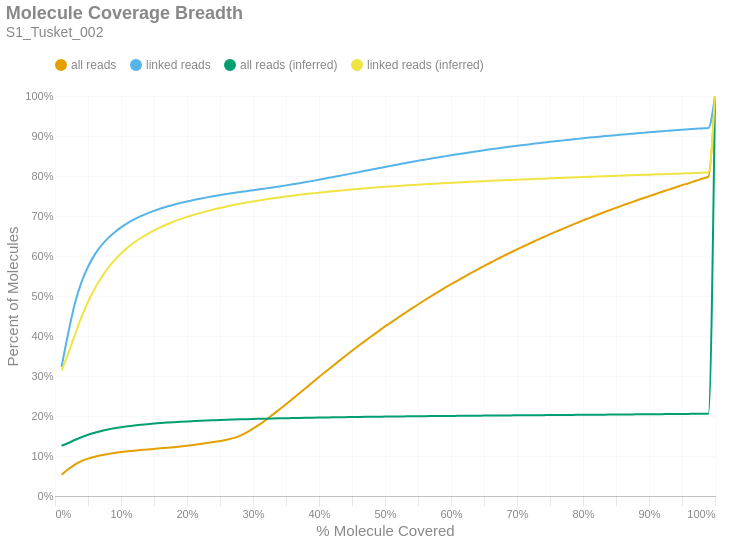

The notebook cell saved with this chart:
### Markdown cell above
### Molecule Read Coverage
This chart shows molecule coverage breadth as computed by the number of bases aligned to that molecule. In other words, "*how much of each unique long molecule is actually sequenced/aligned?*" Keep in mind there is a distinction between sequences and alignments, since some sequences belonging to a particular molecule may not align well and wouldn't appear in the alignment data. This chart also shows molecule coverage breadth as computed by the *inferred fragment* from which the aligned sequences originate. Unlike read coverage, this calculation takes into account the total insert size, including unsequenced gaps between the forward and reverse reads. Like the previous figures, these are cumulative percents.

### Code cell
if SKIPLR:
    print_html(f"Skipped")
else:
    binned_df = consolidated_hist(valids['coverage_bp'], mask, 0.01, True)
    binned_df_inf = consolidated_hist(valids['coverage_inserts'], mask, 0.01, True)
    binned_df = binned_df.with_columns(pl.lit(binned_df_inf['all reads (cumsum)']).alias('all reads (inferred)'))
    binned_df = binned_df.with_columns(pl.lit(binned_df_inf['linked reads (cumsum)']).alias('linked reads (inferred)'))
    binned_df = binned_df.with_columns(
        (pl.col('bin').cast(pl.Float64) + 0.01).alias('right_edge')
    )

    with SafeRender(binned_df):
        (
            density_plot(binned_df, 'Molecule Coverage Breadth', samplename, 'molcov', ['all reads (inferred)','linked reads (inferred)'])
            .encode(
                #x=alt.X('bin:Q', title="% Molecule Covered").axis(format = '%').scale(padding=0),
                x=alt.X('right_edge:Q', title="% Molecule Covered").axis(format='%').scale(padding=0),
                y=alt.Y('value:Q', title='Percent of Molecules')
                    .axis(format='%')
                    .stack(False)
                    .scale(domainMin=0, padding=0),
                color=alt.Color("key:N").scale(domain = ["all reads", "linked reads", "all reads (inferred)", "linked reads (inferred)"]),
                tooltip = [
                    alt.Tooltip("key:N", title = "Data Type"),
                    alt.Tooltip("range_label:N", title="% Molecule Covered"),
                    alt.Tooltip("value:Q", format = ".2%", title="% Molecules")
                ]
            )
        ).display()

### Figure 1 — Vega-Lite specification as saved in the notebook (floating-point values rounded to 4 significant figures)
{"width": "container", "height": 400, "config": {"title": {"anchor": "start", "dy": -15, "fontSize": 18, "color": "#888888", "subtitleColor": "#888888", "subtitleFontSize": 14}, "arc": {"fill": "#0072B2"}, "axis": {"domainColor": "#888888", "domainWidth": 0.5, "gridWidth": 0.2, "grid": false, "titleFontWeight": 400, "titleFontSize": 15, "labelFontSize": 11, "labelColor": "#888888", "tickColor": "#888888", "tickWidth": 0.2, "titleColor": "#888888"}, "axisBand": {"grid": false}, "axisX": {"grid": true, "tickSize": 10, "domainCap": "round"}, "axisY": {"domain": false, "grid": true, "tickSize": 0, "domainCap": "round"}, "background": "transparent", "header": {"labelFontSize": 15, "labelColor": "#888888", "titleFontSize": 15, "titleFontWeight": 600, "titleColor": "#888888"}, "legend": {"labelFont": "sans-serif", "labelFontSize": 12, "labelColor": "#888888", "symbolSize": 100, "symbolType": "circle", "titleFontSize": 12, "titlePadding": 10, "titleColor": "#888888", "title": null, "orient": "top"}, "range": {"category": ["#E69F00", "#56B4E9", "#009E73", "#F0E442", "#0072B2", "#D55E00", "#CC79A7", "#000000"], "diverging": ["#cfe8f3", "#a2d4ec", "#73bfe2", "#46abdb", "#1696d2", "#12719e"]}, "area": {"fill": "#0072B2", "fillOpacity": 0.7, "line": true, "strokeOpacity": 0.7}, "line": {"color": "#0072B2", "stroke": "#0072B2", "strokeWidth": 2}, "trail": {"color": "#0072B2", "stroke": "#0072B2", "strokeWidth": 0, "size": 1}, "point": {"filled": true, "fillOpacity": 1.0, "size": 95}, "text": {"color": "#888888", "fontSize": 11, "align": "right", "fontWeight": 400, "size": 11}, "bar": {"fill": "#0072B2", "stroke": null}, "view": {"stroke": null, "continuousWidth": 660, "continuousHeight": 400}}, "data": {"name": "data-d5a60364400bac7581d10435d09cd27e"}, "mark": {"type": "line", "interpolate": "monotone", "point": {"opacity": 0, "size": 275}}, "encoding": {"color": {"field": "key", "scale": {"domain": ["all reads", "linked reads", "all reads (inferred)", "linked reads (inferred)"]}, "type": "nominal"}, "tooltip": [{"field": "key", "title": "Data Type", "type": "nominal"}, {"field": "range_label", "title": "% Molecule Covered", "type": "nominal"}, {"field": "value", "format": ".2%", "title": "% Molecules", "type": "quantitative"}], "x": {"axis": {"format": "%"}, "field": "right_edge", "scale": {"padding": 0}, "title": "% Molecule Covered", "type": "quantitative"}, "y": {"axis": {"format": "%"}, "field": "value", "scale": {"domainMin": 0, "padding": 0}, "stack": false, "title": "Percent of Molecules", "type": "quantitative"}}, "params": [{"name": "param_c36ac31b6afebe62", "select": {"type": "point", "fields": ["key"]}, "bind": "legend"}], "title": {"text": "Molecule Coverage Breadth", "subtitle": "S1_Tusket_002"}, "transform": [{"fold": ["all reads (cumsum)", "linked reads (cumsum)", "all reads (inferred)", "linked reads (inferred)"]}, {"calculate": "replace(datum.key, ' (cumsum)', '')", "as": "key"}, {"filter": {"param": "param_c36ac31b6afebe62"}}], "usermeta": {"embedOptions": {"downloadFileName": "S1_Tusket_002.molcov"}}, "$schema": "https://vega.github.io/schema/vega-lite/v6.1.0.json", "datasets": {"data-d5a60364400bac7581d10435d09cd27e": [{"bin": "0.0", "interval": "0.0-0.01", "all reads": 0.05325, "linked reads": 0.323, "all reads (cumsum)": 0.05325, "linked reads (cumsum)": 0.323, "range_label": "0.0-0.01", "all reads (inferred)": 0.1256, "linked reads (inferred)": 0.3135, "right_edge": 0.01}, {"bin": "0.01", "interval": "0.01-0.02", "all reads": 0.01352, "linked reads": 0.08392, "all reads (cumsum)": 0.06677, "linked reads (cumsum)": 0.4069, "range_label": "0.01-0.02", "all reads (inferred)": 0.1325, "linked reads (inferred)": 0.3561, "right_edge": 0.02}, {"bin": "0.02", "interval": "0.02-0.03", "all reads": 0.01175, "linked reads": 0.0736, "all reads (cumsum)": 0.07852, "linked reads (cumsum)": 0.4805, "range_label": "0.02-0.03", "all reads (inferred)": 0.1399, "linked reads (inferred)": 0.4025, "right_edge": 0.03}, {"bin": "0.03", "interval": "0.03-0.04", "all reads": 0.008624, "linked reads": 0.05345, "all reads (cumsum)": 0.08714, "linked reads (cumsum)": 0.5339, "range_label": "0.03-0.04", "all reads (inferred)": 0.147, "linked reads (inferred)": 0.4469, "right_edge": 0.04}, {"bin": "0.04", "interval": "0.04-0.05", "all reads": 0.006334, "linked reads": 0.03916, "all reads (cumsum)": 0.09348, "linked reads (cumsum)": 0.5731, "range_label": "0.04-0.05", "all reads (inferred)": 0.1531, "linked reads (inferred)": 0.4855, "right_edge": 0.05}, {"bin": "0.05", "interval": "0.05-0.06", "all reads": 0.004858, "linked reads": 0.02976, "all reads (cumsum)": 0.09834, "linked reads (cumsum)": 0.6028, "range_label": "0.05-0.06", "all reads (inferred)": 0.1582, "linked reads (inferred)": 0.5182, "right_edge": 0.06}, {"bin": "0.06", "interval": "0.06-0.07", "all reads": 0.003759, "linked reads": 0.02289, "all reads (cumsum)": 0.1021, "linked reads (cumsum)": 0.6257, "range_label": "0.06-0.07", "all reads (inferred)": 0.1625, "linked reads (inferred)": 0.5457, "right_edge": 0.07}, {"bin": "0.07", "interval": "0.07-0.08", "all reads": 0.003028, "linked reads": 0.01825, "all reads (cumsum)": 0.1051, "linked reads (cumsum)": 0.644, "range_label": "0.07-0.08", "all reads (inferred)": 0.1662, "linked reads (inferred)": 0.5694, "right_edge": 0.08}, {"bin": "0.08", "interval": "0.08-0.09", "all reads": 0.002531, "linked reads": 0.01501, "all reads (cumsum)": 0.1077, "linked reads (cumsum)": 0.659, "range_label": "0.08-0.09", "all reads (inferred)": 0.1694, "linked reads (inferred)": 0.5893, "right_edge": 0.09}, {"bin": "0.09", "interval": "0.09-0.1", "all reads": 0.002158, "linked reads": 0.01241, "all reads (cumsum)": 0.1098, "linked reads (cumsum)": 0.6714, "range_label": "0.09-0.1", "all reads (inferred)": 0.172, "linked reads (inferred)": 0.6061, "right_edge": 0.1}, {"bin": "0.1", "interval": "0.1-0.11", "all reads": 0.001904, "linked reads": 0.01067, "all reads (cumsum)": 0.1117, "linked reads (cumsum)": 0.6821, "range_label": "0.1-0.11", "all reads (inferred)": 0.1743, "linked reads (inferred)": 0.6209, "right_edge": 0.11}, {"bin": "0.11", "interval": "0.11-0.12", "all reads": 0.001699, "linked reads": 0.009374, "all reads (cumsum)": 0.1134, "linked reads (cumsum)": 0.6915, "range_label": "0.11-0.12", "all reads (inferred)": 0.1763, "linked reads (inferred)": 0.6337, "right_edge": 0.12}, {"bin": "0.12", "interval": "0.12-0.13", "all reads": 0.001533, "linked reads": 0.008066, "all reads (cumsum)": 0.1149, "linked reads (cumsum)": 0.6995, "range_label": "0.12-0.13", "all reads (inferred)": 0.1781, "linked reads (inferred)": 0.645, "right_edge": 0.13}, {"bin": "0.13", "interval": "0.13-0.14", "all reads": 0.001412, "linked reads": 0.007118, "all reads (cumsum)": 0.1164, "linked reads (cumsum)": 0.7066, "range_label": "0.13-0.14", "all reads (inferred)": 0.1797, "linked reads (inferred)": 0.6549, "right_edge": 0.14}, {"bin": "0.14", "interval": "0.14-0.15", "all reads": 0.001337, "linked reads": 0.0063, "all reads (cumsum)": 0.1177, "linked reads (cumsum)": 0.7129, "range_label": "0.14-0.15", "all reads (inferred)": 0.1811, "linked reads (inferred)": 0.664, "right_edge": 0.15}, {"bin": "0.15", "interval": "0.15-0.16", "all reads": 0.001376, "linked reads": 0.005654, "all reads (cumsum)": 0.1191, "linked reads (cumsum)": 0.7186, "range_label": "0.15-0.16", "all reads (inferred)": 0.1824, "linked reads (inferred)": 0.6721, "right_edge": 0.16}, {"bin": "0.16", "interval": "0.16-0.17", "all reads": 0.001479, "linked reads": 0.005102, "all reads (cumsum)": 0.1206, "linked reads (cumsum)": 0.7237, "range_label": "0.16-0.17", "all reads (inferred)": 0.1835, "linked reads (inferred)": 0.6795, "right_edge": 0.17}, {"bin": "0.17", "interval": "0.17-0.18", "all reads": 0.001607, "linked reads": 0.004599, "all reads (cumsum)": 0.1222, "linked reads (cumsum)": 0.7283, "range_label": "0.17-0.18", "all reads (inferred)": 0.1846, "linked reads (inferred)": 0.6863, "right_edge": 0.18}, {"bin": "0.18", "interval": "0.18-0.19", "all reads": 0.001757, "linked reads": 0.004247, "all reads (cumsum)": 0.1239, "linked reads (cumsum)": 0.7325, "range_label": "0.18-0.19", "all reads (inferred)": 0.1855, "linked reads (inferred)": 0.6922, "right_edge": 0.19}, {"bin": "0.19", "interval": "0.19-0.2", "all reads": 0.001882, "linked reads": 0.003903, "all reads (cumsum)": 0.1258, "linked reads (cumsum)": 0.7364, "range_label": "0.19-0.2", "all reads (inferred)": 0.1864, "linked reads (inferred)": 0.6978, "right_edge": 0.2}, {"bin": "0.2", "interval": "0.2-0.21", "all reads": 0.00197, "linked reads": 0.003631, "all reads (cumsum)": 0.1278, "linked reads (cumsum)": 0.7401, "range_label": "0.2-0.21", "all reads (inferred)": 0.1872, "linked reads (inferred)": 0.7028, "right_edge": 0.21}, {"bin": "0.21", "interval": "0.21-0.22", "all reads": 0.002129, "linked reads": 0.003299, "all reads (cumsum)": 0.1299, "linked reads (cumsum)": 0.7434, "range_label": "0.21-0.22", "all reads (inferred)": 0.188, "linked reads (inferred)": 0.7077, "right_edge": 0.22}, {"bin": "0.22", "interval": "0.22-0.23", "all reads": 0.002328, "linked reads": 0.003168, "all reads (cumsum)": 0.1322, "linked reads (cumsum)": 0.7465, "range_label": "0.22-0.23", "all reads (inferred)": 0.1887, "linked reads (inferred)": 0.7122, "right_edge": 0.23}, {"bin": "0.23", "interval": "0.23-0.24", "all reads": 0.002501, "linked reads": 0.00292, "all reads (cumsum)": 0.1347, "linked reads (cumsum)": 0.7495, "range_label": "0.23-0.24", "all reads (inferred)": 0.1893, "linked reads (inferred)": 0.7162, "right_edge": 0.24}, {"bin": "0.24", "interval": "0.24-0.25", "all reads": 0.002714, "linked reads": 0.002775, "all reads (cumsum)": 0.1374, "linked reads (cumsum)": 0.7522, "range_label": "0.24-0.25", "all reads (inferred)": 0.19, "linked reads (inferred)": 0.7202, "right_edge": 0.25}, {"bin": "0.25", "interval": "0.25-0.26", "all reads": 0.003111, "linked reads": 0.002634, "all reads (cumsum)": 0.1405, "linked reads (cumsum)": 0.7549, "range_label": "0.25-0.26", "all reads (inferred)": 0.1906, "linked reads (inferred)": 0.7239, "right_edge": 0.26}, {"bin": "0.26", "interval": "0.26-0.27", "all reads": 0.004092, "linked reads": 0.00251, "all reads (cumsum)": 0.1446, "linked reads (cumsum)": 0.7574, "range_label": "0.26-0.27", "all reads (inferred)": 0.1911, "linked reads (inferred)": 0.7273, "right_edge": 0.27}, {"bin": "0.27", "interval": "0.27-0.28", "all reads": 0.005853, "linked reads": 0.0024, "all reads (cumsum)": 0.1505, "linked reads (cumsum)": 0.7598, "range_label": "0.27-0.28", "all reads (inferred)": 0.1916, "linked reads (inferred)": 0.7305, "right_edge": 0.28}, {"bin": "0.28", "interval": "0.28-0.29", "all reads": 0.007982, "linked reads": 0.002344, "all reads (cumsum)": 0.1585, "linked reads (cumsum)": 0.7621, "range_label": "0.28-0.29", "all reads (inferred)": 0.1921, "linked reads (inferred)": 0.7336, "right_edge": 0.29}, {"bin": "0.29", "interval": "0.29-0.3", "all reads": 0.009762, "linked reads": 0.002358, "all reads (cumsum)": 0.1682, "linked reads (cumsum)": 0.7645, "range_label": "0.29-0.3", "all reads (inferred)": 0.1925, "linked reads (inferred)": 0.7364, "right_edge": 0.3}, {"bin": "0.3", "interval": "0.3-0.31", "all reads": 0.01072, "linked reads": 0.002297, "all reads (cumsum)": 0.179, "linked reads (cumsum)": 0.7668, "range_label": "0.3-0.31", "all reads (inferred)": 0.193, "linked reads (inferred)": 0.7391, "right_edge": 0.31}, {"bin": "0.31", "interval": "0.31-0.32", "all reads": 0.01181, "linked reads": 0.002285, "all reads (cumsum)": 0.1908, "linked reads (cumsum)": 0.7691, "range_label": "0.31-0.32", "all reads (inferred)": 0.1934, "linked reads (inferred)": 0.7416, "right_edge": 0.32}, {"bin": "0.32", "interval": "0.32-0.33", "all reads": 0.01265, "linked reads": 0.002462, "all reads (cumsum)": 0.2034, "linked reads (cumsum)": 0.7715, "range_label": "0.32-0.33", "all reads (inferred)": 0.1938, "linked reads (inferred)": 0.7441, "right_edge": 0.33}, {"bin": "0.33", "interval": "0.33-0.34", "all reads": 0.01274, "linked reads": 0.002457, "all reads (cumsum)": 0.2162, "linked reads (cumsum)": 0.774, "range_label": "0.33-0.34", "all reads (inferred)": 0.1941, "linked reads (inferred)": 0.7464, "right_edge": 0.34}, {"bin": "0.34", "interval": "0.34-0.35", "all reads": 0.01318, "linked reads": 0.002585, "all reads (cumsum)": 0.2293, "linked reads (cumsum)": 0.7766, "range_label": "0.34-0.35", "all reads (inferred)": 0.1945, "linked reads (inferred)": 0.7486, "right_edge": 0.35}, {"bin": "0.35", "interval": "0.35-0.36", "all reads": 0.01346, "linked reads": 0.002689, "all reads (cumsum)": 0.2428, "linked reads (cumsum)": 0.7793, "range_label": "0.35-0.36", "all reads (inferred)": 0.1948, "linked reads (inferred)": 0.7509, "right_edge": 0.36}, {"bin": "0.36", "interval": "0.36-0.37", "all reads": 0.01356, "linked reads": 0.002812, "all reads (cumsum)": 0.2563, "linked reads (cumsum)": 0.7821, "range_label": "0.36-0.37", "all reads (inferred)": 0.1952, "linked reads (inferred)": 0.7529, "right_edge": 0.37}, {"bin": "0.37", "interval": "0.37-0.38", "all reads": 0.01368, "linked reads": 0.002764, "all reads (cumsum)": 0.27, "linked reads (cumsum)": 0.7848, "range_label": "0.37-0.38", "all reads (inferred)": 0.1955, "linked reads (inferred)": 0.7548, "right_edge": 0.38}, {"bin": "0.38", "interval": "0.38-0.39", "all reads": 0.01359, "linked reads": 0.00291, "all reads (cumsum)": 0.2836, "linked reads (cumsum)": 0.7877, "range_label": "0.38-0.39", "all reads (inferred)": 0.1958, "linked reads (inferred)": 0.7566, "right_edge": 0.39}, {"bin": "0.39", "interval": "0.39-0.4", "all reads": 0.01379, "linked reads": 0.002953, "all reads (cumsum)": 0.2974, "linked reads (cumsum)": 0.7907, "range_label": "0.39-0.4", "all reads (inferred)": 0.1961, "linked reads (inferred)": 0.7584, "right_edge": 0.4}, {"bin": "0.4", "interval": "0.4-0.41", "all reads": 0.01323, "linked reads": 0.003143, "all reads (cumsum)": 0.3106, "linked reads (cumsum)": 0.7938, "range_label": "0.4-0.41", "all reads (inferred)": 0.1963, "linked reads (inferred)": 0.7601, "right_edge": 0.41}, {"bin": "0.41", "interval": "0.41-0.42", "all reads": 0.01335, "linked reads": 0.00322, "all reads (cumsum)": 0.324, "linked reads (cumsum)": 0.7971, "range_label": "0.41-0.42", "all reads (inferred)": 0.1966, "linked reads (inferred)": 0.7618, "right_edge": 0.42}, {"bin": "0.42", "interval": "0.42-0.43", "all reads": 0.01317, "linked reads": 0.003113, "all reads (cumsum)": 0.3372, "linked reads (cumsum)": 0.8002, "range_label": "0.42-0.43", "all reads (inferred)": 0.1969, "linked reads (inferred)": 0.7634, "right_edge": 0.43}, {"bin": "0.43", "interval": "0.43-0.44", "all reads": 0.01292, "linked reads": 0.003182, "all reads (cumsum)": 0.3501, "linked reads (cumsum)": 0.8034, "range_label": "0.43-0.44", "all reads (inferred)": 0.1971, "linked reads (inferred)": 0.7649, "right_edge": 0.44}, {"bin": "0.44", "interval": "0.44-0.45", "all reads": 0.01287, "linked reads": 0.003178, "all reads (cumsum)": 0.3629, "linked reads (cumsum)": 0.8065, "range_label": "0.44-0.45", "all reads (inferred)": 0.1974, "linked reads (inferred)": 0.7663, "right_edge": 0.45}, {"bin": "0.45", "interval": "0.45-0.46", "all reads": 0.01255, "linked reads": 0.00319, "all reads (cumsum)": 0.3755, "linked reads (cumsum)": 0.8097, "range_label": "0.45-0.46", "all reads (inferred)": 0.1976, "linked reads (inferred)": 0.7677, "right_edge": 0.46}, {"bin": "0.46", "interval": "0.46-0.47", "all reads": 0.0123, "linked reads": 0.003185, "all reads (cumsum)": 0.3878, "linked reads (cumsum)": 0.8129, "range_label": "0.46-0.47", "all reads (inferred)": 0.1978, "linked reads (inferred)": 0.7691, "right_edge": 0.47}, {"bin": "0.47", "interval": "0.47-0.48", "all reads": 0.0122, "linked reads": 0.003255, "all reads (cumsum)": 0.4, "linked reads (cumsum)": 0.8162, "range_label": "0.47-0.48", "all reads (inferred)": 0.198, "linked reads (inferred)": 0.7704, "right_edge": 0.48}, {"bin": "0.48", "interval": "0.48-0.49", "all reads": 0.01152, "linked reads": 0.003169, "all reads (cumsum)": 0.4115, "linked reads (cumsum)": 0.8193, "range_label": "0.48-0.49", "all reads (inferred)": 0.1982, "linked reads (inferred)": 0.7716, "right_edge": 0.49}, {"bin": "0.49", "interval": "0.49-0.5", "all reads": 0.01256, "linked reads": 0.003329, "all reads (cumsum)": 0.4241, "linked reads (cumsum)": 0.8227, "range_label": "0.49-0.5", "all reads (inferred)": 0.1985, "linked reads (inferred)": 0.7728, "right_edge": 0.5}, {"bin": "0.5", "interval": "0.5-0.51", "all reads": 0.01057, "linked reads": 0.003062, "all reads (cumsum)": 0.4346, "linked reads (cumsum)": 0.8257, "range_label": "0.5-0.51", "all reads (inferred)": 0.1987, "linked reads (inferred)": 0.7741, "right_edge": 0.51}, {"bin": "0.51", "interval": "0.51-0.52", "all reads": 0.01165, "linked reads": 0.003231, "all reads (cumsum)": 0.4463, "linked reads (cumsum)": 0.829, "range_label": "0.51-0.52", "all reads (inferred)": 0.1989, "linked reads (inferred)": 0.7752, "right_edge": 0.52}, {"bin": "0.52", "interval": "0.52-0.53", "all reads": 0.01095, "linked reads": 0.003067, "all reads (cumsum)": 0.4573, "linked reads (cumsum)": 0.832, "range_label": "0.52-0.53", "all reads (inferred)": 0.199, "linked reads (inferred)": 0.7763, "right_edge": 0.53}, {"bin": "0.53", "interval": "0.53-0.54", "all reads": 0.01101, "linked reads": 0.00306, "all reads (cumsum)": 0.4683, "linked reads (cumsum)": 0.8351, "range_label": "0.53-0.54", "all reads (inferred)": 0.1992, "linked reads (inferred)": 0.7774, "right_edge": 0.54}, {"bin": "0.54", "interval": "0.54-0.55", "all reads": 0.01051, "linked reads": 0.002925, "all reads (cumsum)": 0.4788, "linked reads (cumsum)": 0.838, "range_label": "0.54-0.55", "all reads (inferred)": 0.1994, "linked reads (inferred)": 0.7784, "right_edge": 0.55}, {"bin": "0.55", "interval": "0.55-0.56", "all reads": 0.01059, "linked reads": 0.002761, "all reads (cumsum)": 0.4894, "linked reads (cumsum)": 0.8408, "range_label": "0.55-0.56", "all reads (inferred)": 0.1996, "linked reads (inferred)": 0.7794, "right_edge": 0.56}, {"bin": "0.56", "interval": "0.56-0.57", "all reads": 0.01034, "linked reads": 0.002786, "all reads (cumsum)": 0.4997, "linked reads (cumsum)": 0.8436, "range_label": "0.56-0.57", "all reads (inferred)": 0.1997, "linked reads (inferred)": 0.7803, "right_edge": 0.57}, {"bin": "0.57", "interval": "0.57-0.58", "all reads": 0.009992, "linked reads": 0.002848, "all reads (cumsum)": 0.5097, "linked reads (cumsum)": 0.8464, "range_label": "0.57-0.58", "all reads (inferred)": 0.1999, "linked reads (inferred)": 0.7813, "right_edge": 0.58}, {"bin": "0.58", "interval": "0.58-0.59", "all reads": 0.009807, "linked reads": 0.002689, "all reads (cumsum)": 0.5195, "linked reads (cumsum)": 0.8491, "range_label": "0.58-0.59", "all reads (inferred)": 0.2001, "linked reads (inferred)": 0.7821, "right_edge": 0.59}, {"bin": "0.59", "interval": "0.59-0.6", "all reads": 0.00989, "linked reads": 0.002639, "all reads (cumsum)": 0.5294, "linked reads (cumsum)": 0.8517, "range_label": "0.59-0.6", "all reads (inferred)": 0.2002, "linked reads (inferred)": 0.783, "right_edge": 0.6}, {"bin": "0.6", "interval": "0.6-0.61", "all reads": 0.00926, "linked reads": 0.002659, "all reads (cumsum)": 0.5386, "linked reads (cumsum)": 0.8544, "range_label": "0.6-0.61", "all reads (inferred)": 0.2004, "linked reads (inferred)": 0.7839, "right_edge": 0.61}, {"bin": "0.61", "interval": "0.61-0.62", "all reads": 0.009466, "linked reads": 0.002627, "all reads (cumsum)": 0.5481, "linked reads (cumsum)": 0.857, "range_label": "0.61-0.62", "all reads (inferred)": 0.2005, "linked reads (inferred)": 0.7847, "right_edge": 0.62}, {"bin": "0.62", "interval": "0.62-0.63", "all reads": 0.009092, "linked reads": 0.002596, "all reads (cumsum)": 0.5572, "linked reads (cumsum)": 0.8596, "range_label": "0.62-0.63", "all reads (inferred)": 0.2007, "linked reads (inferred)": 0.7856, "right_edge": 0.63}, {"bin": "0.63", "interval": "0.63-0.64", "all reads": 0.008929, "linked reads": 0.002445, "all reads (cumsum)": 0.5661, "linked reads (cumsum)": 0.8621, "range_label": "0.63-0.64", "all reads (inferred)": 0.2008, "linked reads (inferred)": 0.7864, "right_edge": 0.64}, {"bin": "0.64", "interval": "0.64-0.65", "all reads": 0.008734, "linked reads": 0.002348, "all reads (cumsum)": 0.5749, "linked reads (cumsum)": 0.8644, "range_label": "0.64-0.65", "all reads (inferred)": 0.201, "linked reads (inferred)": 0.7871, "right_edge": 0.65}, {"bin": "0.65", "interval": "0.65-0.66", "all reads": 0.00886, "linked reads": 0.002411, "all reads (cumsum)": 0.5837, "linked reads (cumsum)": 0.8668, "range_label": "0.65-0.66", "all reads (inferred)": 0.2011, "linked reads (inferred)": 0.7879, "right_edge": 0.66}, {"bin": "0.66", "interval": "0.66-0.67", "all reads": 0.008257, "linked reads": 0.002222, "all reads (cumsum)": 0.592, "linked reads (cumsum)": 0.869, "range_label": "0.66-0.67", "all reads (inferred)": 0.2012, "linked reads (inferred)": 0.7887, "right_edge": 0.67}, {"bin": "0.67", "interval": "0.67-0.68", "all reads": 0.008417, "linked reads": 0.002249, "all reads (cumsum)": 0.6004, "linked reads (cumsum)": 0.8713, "range_label": "0.67-0.68", "all reads (inferred)": 0.2014, "linked reads (inferred)": 0.7894, "right_edge": 0.68}, {"bin": "0.68", "interval": "0.68-0.69", "all reads": 0.008024, "linked reads": 0.002192, "all reads (cumsum)": 0.6084, "linked reads (cumsum)": 0.8735, "range_label": "0.68-0.69", "all reads (inferred)": 0.2015, "linked reads (inferred)": 0.7901, "right_edge": 0.69}, {"bin": "0.69", "interval": "0.69-0.7", "all reads": 0.008174, "linked reads": 0.002136, "all reads (cumsum)": 0.6166, "linked reads (cumsum)": 0.8756, "range_label": "0.69-0.7", "all reads (inferred)": 0.2016, "linked reads (inferred)": 0.7908, "right_edge": 0.7}, {"bin": "0.7", "interval": "0.7-0.71", "all reads": 0.007773, "linked reads": 0.001995, "all reads (cumsum)": 0.6244, "linked reads (cumsum)": 0.8776, "range_label": "0.7-0.71", "all reads (inferred)": 0.2018, "linked reads (inferred)": 0.7915, "right_edge": 0.71}, {"bin": "0.71", "interval": "0.71-0.72", "all reads": 0.007582, "linked reads": 0.002, "all reads (cumsum)": 0.632, "linked reads (cumsum)": 0.8796, "range_label": "0.71-0.72", "all reads (inferred)": 0.2019, "linked reads (inferred)": 0.7922, "right_edge": 0.72}, {"bin": "0.72", "interval": "0.72-0.73", "all reads": 0.007671, "linked reads": 0.001947, "all reads (cumsum)": 0.6396, "linked reads (cumsum)": 0.8816, "range_label": "0.72-0.73", "all reads (inferred)": 0.202, "linked reads (inferred)": 0.7928, "right_edge": 0.73}, {"bin": "0.73", "interval": "0.73-0.74", "all reads": 0.007263, "linked reads": 0.001944, "all reads (cumsum)": 0.6469, "linked reads (cumsum)": 0.8835, "range_label": "0.73-0.74", "all reads (inferred)": 0.2022, "linked reads (inferred)": 0.7934, "right_edge": 0.74}, {"bin": "0.74", "interval": "0.74-0.75", "all reads": 0.007611, "linked reads": 0.001926, "all reads (cumsum)": 0.6545, "linked reads (cumsum)": 0.8854, "range_label": "0.74-0.75", "all reads (inferred)": 0.2023, "linked reads (inferred)": 0.7941, "right_edge": 0.75}, {"bin": "0.75", "interval": "0.75-0.76", "all reads": 0.006939, "linked reads": 0.001829, "all reads (cumsum)": 0.6614, "linked reads (cumsum)": 0.8873, "range_label": "0.75-0.76", "all reads (inferred)": 0.2024, "linked reads (inferred)": 0.7947, "right_edge": 0.76}, {"bin": "0.76", "interval": "0.76-0.77", "all reads": 0.006985, "linked reads": 0.001808, "all reads (cumsum)": 0.6684, "linked reads (cumsum)": 0.8891, "range_label": "0.76-0.77", "all reads (inferred)": 0.2026, "linked reads (inferred)": 0.7954, "right_edge": 0.77}, {"bin": "0.77", "interval": "0.77-0.78", "all reads": 0.006882, "linked reads": 0.001727, "all reads (cumsum)": 0.6753, "linked reads (cumsum)": 0.8908, "range_label": "0.77-0.78", "all reads (inferred)": 0.2027, "linked reads (inferred)": 0.796, "right_edge": 0.78}, {"bin": "0.78", "interval": "0.78-0.79", "all reads": 0.006743, "linked reads": 0.001776, "all reads (cumsum)": 0.682, "linked reads (cumsum)": 0.8926, "range_label": "0.78-0.79", "all reads (inferred)": 0.2028, "linked reads (inferred)": 0.7967, "right_edge": 0.79}, {"bin": "0.79", "interval": "0.79-0.8", "all reads": 0.007031, "linked reads": 0.001747, "all reads (cumsum)": 0.6891, "linked reads (cumsum)": 0.8943, "range_label": "0.79-0.8", "all reads (inferred)": 0.203, "linked reads (inferred)": 0.7974, "right_edge": 0.8}, {"bin": "0.8", "interval": "0.8-0.81", "all reads": 0.006307, "linked reads": 0.001679, "all reads (cumsum)": 0.6954, "linked reads (cumsum)": 0.896, "range_label": "0.8-0.81", "all reads (inferred)": 0.2031, "linked reads (inferred)": 0.798, "right_edge": 0.81}, {"bin": "0.81", "interval": "0.81-0.82", "all reads": 0.006401, "linked reads": 0.001623, "all reads (cumsum)": 0.7018, "linked reads (cumsum)": 0.8976, "range_label": "0.81-0.82", "all reads (inferred)": 0.2032, "linked reads (inferred)": 0.7986, "right_edge": 0.82}, {"bin": "0.82", "interval": "0.82-0.83", "all reads": 0.006332, "linked reads": 0.001553, "all reads (cumsum)": 0.7081, "linked reads (cumsum)": 0.8992, "range_label": "0.82-0.83", "all reads (inferred)": 0.2034, "linked reads (inferred)": 0.7992, "right_edge": 0.83}, {"bin": "0.83", "interval": "0.83-0.84", "all reads": 0.00627, "linked reads": 0.001522, "all reads (cumsum)": 0.7144, "linked reads (cumsum)": 0.9007, "range_label": "0.83-0.84", "all reads (inferred)": 0.2035, "linked reads (inferred)": 0.7998, "right_edge": 0.84}, {"bin": "0.84", "interval": "0.84-0.85", "all reads": 0.006065, "linked reads": 0.001493, "all reads (cumsum)": 0.7205, "linked reads (cumsum)": 0.9022, "range_label": "0.84-0.85", "all reads (inferred)": 0.2037, "linked reads (inferred)": 0.8004, "right_edge": 0.85}, {"bin": "0.85", "interval": "0.85-0.86", "all reads": 0.006024, "linked reads": 0.00148, "all reads (cumsum)": 0.7265, "linked reads (cumsum)": 0.9037, "range_label": "0.85-0.86", "all reads (inferred)": 0.2038, "linked reads (inferred)": 0.801, "right_edge": 0.86}, {"bin": "0.86", "interval": "0.86-0.87", "all reads": 0.005805, "linked reads": 0.001414, "all reads (cumsum)": 0.7323, "linked reads (cumsum)": 0.9051, "range_label": "0.86-0.87", "all reads (inferred)": 0.2039, "linked reads (inferred)": 0.8017, "right_edge": 0.87}, {"bin": "0.87", "interval": "0.87-0.88", "all reads": 0.005869, "linked reads": 0.001421, "all reads (cumsum)": 0.7381, "linked reads (cumsum)": 0.9065, "range_label": "0.87-0.88", "all reads (inferred)": 0.2041, "linked reads (inferred)": 0.8022, "right_edge": 0.88}, {"bin": "0.88", "interval": "0.88-0.89", "all reads": 0.005718, "linked reads": 0.001318, "all reads (cumsum)": 0.7439, "linked reads (cumsum)": 0.9078, "range_label": "0.88-0.89", "all reads (inferred)": 0.2042, "linked reads (inferred)": 0.8028, "right_edge": 0.89}, {"bin": "0.89", "interval": "0.89-0.9", "all reads": 0.005692, "linked reads": 0.001349, "all reads (cumsum)": 0.7496, "linked reads (cumsum)": 0.9092, "range_label": "0.89-0.9", "all reads (inferred)": 0.2044, "linked reads (inferred)": 0.8034, "right_edge": 0.9}, {"bin": "0.9", "interval": "0.9-0.91", "all reads": 0.005322, "linked reads": 0.001308, "all reads (cumsum)": 0.7549, "linked reads (cumsum)": 0.9105, "range_label": "0.9-0.91", "all reads (inferred)": 0.2045, "linked reads (inferred)": 0.8041, "right_edge": 0.91}, {"bin": "0.91", "interval": "0.91-0.92", "all reads": 0.005921, "linked reads": 0.001353, "all reads (cumsum)": 0.7608, "linked reads (cumsum)": 0.9118, "range_label": "0.91-0.92", "all reads (inferred)": 0.2047, "linked reads (inferred)": 0.8046, "right_edge": 0.92}, {"bin": "0.92", "interval": "0.92-0.93", "all reads": 0.005033, "linked reads": 0.001268, "all reads (cumsum)": 0.7658, "linked reads (cumsum)": 0.9131, "range_label": "0.92-0.93", "all reads (inferred)": 0.2048, "linked reads (inferred)": 0.8052, "right_edge": 0.93}, {"bin": "0.93", "interval": "0.93-0.94", "all reads": 0.005424, "linked reads": 0.001247, "all reads (cumsum)": 0.7713, "linked reads (cumsum)": 0.9143, "range_label": "0.93-0.94", "all reads (inferred)": 0.205, "linked reads (inferred)": 0.8058, "right_edge": 0.94}, {"bin": "0.94", "interval": "0.94-0.95", "all reads": 0.005826, "linked reads": 0.001232, "all reads (cumsum)": 0.7771, "linked reads (cumsum)": 0.9156, "range_label": "0.94-0.95", "all reads (inferred)": 0.2051, "linked reads (inferred)": 0.8063, "right_edge": 0.95}, {"bin": "0.95", "interval": "0.95-0.96", "all reads": 0.004779, "linked reads": 0.001159, "all reads (cumsum)": 0.7819, "linked reads (cumsum)": 0.9167, "range_label": "0.95-0.96", "all reads (inferred)": 0.2053, "linked reads (inferred)": 0.807, "right_edge": 0.96}, {"bin": "0.96", "interval": "0.96-0.97", "all reads": 0.005502, "linked reads": 0.001122, "all reads (cumsum)": 0.7874, "linked reads (cumsum)": 0.9178, "range_label": "0.96-0.97", "all reads (inferred)": 0.2055, "linked reads (inferred)": 0.8076, "right_edge": 0.97}, {"bin": "0.97", "interval": "0.97-0.98", "all reads": 0.005627, "linked reads": 0.001165, "all reads (cumsum)": 0.793, "linked reads (cumsum)": 0.919, "range_label": "0.97-0.98", "all reads (inferred)": 0.2057, "linked reads (inferred)": 0.8083, "right_edge": 0.98}, {"bin": "0.98", "interval": "0.98-0.99", "all reads": 0.005343, "linked reads": 0.001157, "all reads (cumsum)": 0.7983, "linked reads (cumsum)": 0.9202, "range_label": "0.98-0.99", "all reads (inferred)": 0.2059, "linked reads (inferred)": 0.8092, "right_edge": 0.99}, {"bin": "0.99", "interval": "0.99-1.0", "all reads": 0.2017, "linked reads": 0.07983, "all reads (cumsum)": 1.0, "linked reads (cumsum)": 1.0, "range_label": "0.99-1.0", "all reads (inferred)": 1.0, "linked reads (inferred)": 1.0, "right_edge": 1.0}]}}
